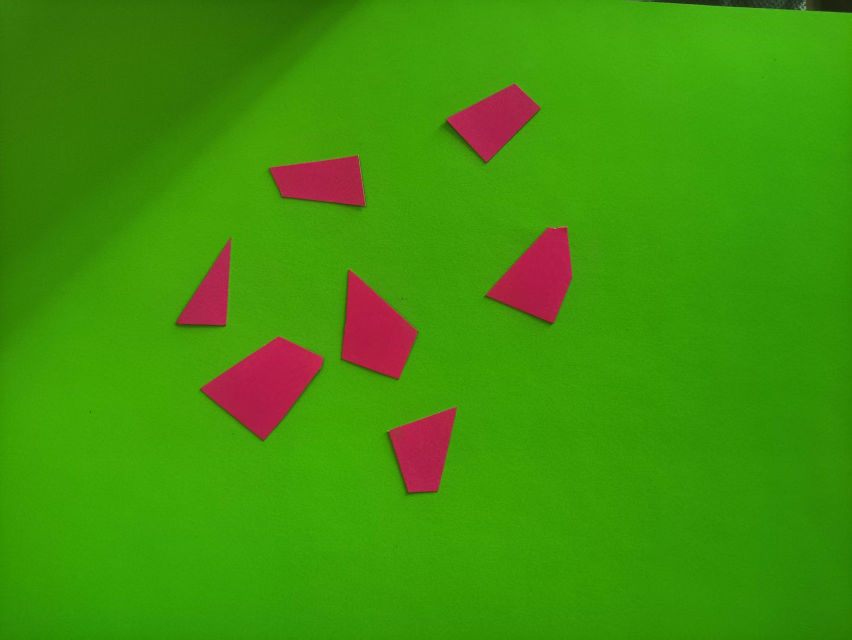
#> input picture 拼图还原项目/input/pieces.jpg, 1704 x 1279 px (shown at 1/2 size); its folder holds only this picture in this run
$ python irregular_cut.py --image '../../拼图还原项目/input/pieces.jpg'
#> lines starting #> are read from the running program, lines starting #| are printed output that depends on the picture; after the words box and inside, x2 and y2 are one past the last pixel; in counts of white or black regions, pixels touching at a corner belong together
### 拼图还原项目/src/assemble.py
"""把碎片拼成一个整体（仅按边长匹配，默认不镜像）。

匹配规则（边长匹配 + 拆纸的物理事实）：
    * 两块贴合时，两条边必须共线、方向相反、贴着同一侧（不镜像时不翻面）；
    * 贴合段至少覆盖较短那条边的一半，避免"擦边"的假贴合；
    * 允许一条边的端点落在另一条边的内部 —— 这就是拆解时的 T 型接缝，
      一块的顶点正好压在另一块的边上，于是两条边等于一条长边（如 1334+621≈1962）。

排序（只用于选"哪一种是真正的拼法"，不参与匹配判定）：
    空穴率↑ → 外轮廓周长↑ → 完全等长的接缝数↓

用法:
    python src/assemble.py --pieces out2/pieces.json --image input/pieces2.jpg --out out2
输出:
    out2/solution.json    最优拼法
    out2/10_assembled.png 拼好的图
    out2/11_candidates.png 前若干候选并排（便于核对）
"""
from __future__ import annotations

import argparse
import json
import math
import pathlib
import sys

import cv2
import numpy as np

sys.path.insert(0, str(pathlib.Path(__file__).resolve().parent))
import geometry as G  # noqa: E402

PALETTE = [
    (56, 56, 224), (0, 140, 255), (60, 180, 75), (200, 120, 20),
    (200, 60, 200), (30, 200, 200), (140, 60, 160), (0, 90, 200),
]


class Piece:
    def __init__(self, d):
        self.id = int(d["id"])
        self.poly = np.array(d["polygon"], float)
        self.area = float(d["area"])
        self.edges = list(d["edges"])
        self.n = len(self.poly)
        self.centroid = np.array(d["centroid"], float)


def world(piece: Piece, deg: float, t, mirror=False, scale=1.0) -> np.ndarray:
    S = np.array([[-1.0, 0.0], [0.0, 1.0]]) if mirror else np.eye(2)
    M = (G.rotation(deg) @ S) * scale
    return (M @ piece.poly.T).T + np.asarray(t, float)


def place_edge(piece: Piece, e_idx: int, ta, tb, anchor_a: bool):
    """把 piece 的第 e_idx 条边的 a 端贴到 ta（或 a 端贴 tb），方向反向，返回 (角度, 平移)。"""
    e = piece.edges[e_idx]
    a = np.array(e["a"], float)
    b = np.array(e["b"], float)
    ds = b - a
    ds /= np.linalg.norm(ds) + 1e-12
    dt = np.asarray(tb, float) - np.asarray(ta, float)
    dt /= np.linalg.norm(dt) + 1e-12
    # 反向贴合
    want = -dt
    dst = np.asarray(tb, float) if anchor_a else np.asarray(ta, float)
    ang = math.degrees(math.atan2(want[1], want[0]) - math.atan2(ds[1], ds[0])) % 360.0
    return ang, dst - G.rotation(ang) @ a


# [9 lines left out: function overlap_len, not called in this run]


class Enum:
    # [172 lines left out: functions __init__, candidates, run, score, draw, main, not called in this run]


# [2 lines that do not run on import are left out]

### 拼图还原项目/src/geometry.py
"""多边形几何工具：面积、边、内角、刚体变换。

坐标一律用图像像素坐标系（y 向下），多边形顶点按逆时针（CCW）排列。
"""
from __future__ import annotations

import math
from typing import List, Tuple

import cv2
import numpy as np

Point = Tuple[float, float]


def polygon_area(poly: np.ndarray) -> float:
    """鞋带公式，返回正值面积。"""
    x = poly[:, 0]
    y = poly[:, 1]
    return 0.5 * abs(float(np.dot(x, np.roll(y, -1)) - np.dot(y, np.roll(x, -1))))


# [12 lines left out: functions signed_area, ensure_ccw, not called in this run]


def centroid(poly: np.ndarray) -> np.ndarray:
    """多边形面积形心（不是顶点平均）。"""
    x = poly[:, 0]
    y = poly[:, 1]
    xn = np.roll(x, -1)
    yn = np.roll(y, -1)
    cross = x * yn - xn * y
    a = cross.sum() / 2.0
    if abs(a) < 1e-12:
        return poly.mean(axis=0)
    cx = ((x + xn) * cross).sum() / (6.0 * a)
    cy = ((y + yn) * cross).sum() / (6.0 * a)
    return np.array([cx, cy])


def perimeter(poly: np.ndarray) -> float:
    d = np.diff(np.vstack([poly, poly[:1]]), axis=0)
    return float(np.hypot(d[:, 0], d[:, 1]).sum())


def edges(poly: np.ndarray) -> List[dict]:
    """返回每条边的几何信息：端点、长度、方向角、中点。"""
    out = []
    n = len(poly)
    for i in range(n):
        a = poly[i]
        b = poly[(i + 1) % n]
        v = b - a
        length = float(np.hypot(*v))
        ang = math.degrees(math.atan2(v[1], v[0])) % 360.0
        out.append(
            {
                "index": i,
                "a": [float(a[0]), float(a[1])],
                "b": [float(b[0]), float(b[1])],
                "length": length,
                "angle": ang,
                "mid": [float((a[0] + b[0]) / 2), float((a[1] + b[1]) / 2)],
            }
        )
    return out


# [44 lines left out: functions interior_angles, drop_collinear, not called in this run]


def rotation(deg: float) -> np.ndarray:
    r = math.radians(deg)
    c, s = math.cos(r), math.sin(r)
    return np.array([[c, -s], [s, c]])


# [57 lines left out: functions transform_poly, bbox, to_pos, clip_halfplane, convex_overlap_area, hull_area, not called in this run]
try:
    from shapely.geometry import Polygon as _SPoly
except Exception:
    _SPoly = None


def poly_overlap_area(a, b) -> float:
    """任意（含凹）多边形的交叠面积；shapely 不可用时退回凸多边形近似。"""
    if _SPoly is None:
        return convex_overlap_area(a, b)
    pa = _SPoly(np.asarray(a, float))
    pb = _SPoly(np.asarray(b, float))
    if not pa.is_valid:
        pa = pa.buffer(0)
    if not pb.is_valid:
        pb = pb.buffer(0)
    return float(pa.intersection(pb).area)

### 纹理拼合/tools/irregular_cut.py
"""不规则切割 + 用 拼图还原项目 的 beam_search 拼回去。

和 纹理拼合/ 里的九宫格不同：这里把一张方图用 **Voronoi 分割** 切成 N 块多边形碎片
（每块的边数、形状、面积都不一样），完全不是矩形。然后把它们写成 拼图还原项目
认的 pieces.json 格式，直接调用项目自己的 `src/beam_search.py` 去拼 ——
用的是项目里的那套原理：边长/共线匹配、不许镜像、shapely 精确拒重叠、束搜索。

用法：
    # 单张，看效果（会写出 cut.png / assembled.png / report.json）
    python 纹理拼合/tools/irregular_cut.py --image 纹理拼合/照片/001.jpg --n 6 --out out_irr

    # 批量跑基准
    python 纹理拼合/tools/irregular_cut.py --bench --limit 20 --n 6
"""
from __future__ import annotations

import argparse
import json
import math
import subprocess
import sys
import tempfile
import time
from pathlib import Path

import cv2
import numpy as np
from scipy.spatial import Voronoi
from shapely.geometry import Polygon as SPoly, box as sbox

PROJ = Path(__file__).resolve().parents[2] / "拼图还原项目"
SRC = PROJ / "src"
sys.path.insert(0, str(SRC))
import geometry as G  # noqa: E402
from assemble import Piece, place_edge, world  # noqa: E402


# --------------------------------------------------------------------------
# 1) 不规则切割：Voronoi 分割一个正方形
# --------------------------------------------------------------------------
def voronoi_cut(size: int, n: int, rng: np.random.Generator) -> list[np.ndarray]:
    """把 [0,size]² 切成 n 块不规则多边形（Voronoi cell ∩ 正方形）。

    边界附近的 cell 在 scipy 里可能是无界的，所以在正方形外圈补一圈镜像点，
    让所有关心区域的 cell 都变成有限多边形。
    """
#> called with size = 600, n = 6
    pts = rng.uniform(0.10, 0.90, size=(n, 2)) * size
    far = size * 2.0
    extra = np.array([[-far, -far], [far, -far], [-far, far], [far, far],
                      [size / 2, -far], [size / 2, far],
                      [-far, size / 2], [far, size / 2]], float)
    vor = Voronoi(np.vstack([pts, extra]))
    square = sbox(0, 0, size, size)

    cells: list[np.ndarray] = []
    for i in range(n):
        region = vor.regions[vor.point_region[i]]
        if not region or -1 in region:
            continue
        poly = SPoly(vor.vertices[region]).buffer(0)
        cell = poly.intersection(square)
        if cell.is_empty:
            continue
        if cell.geom_type == "MultiPolygon":
            cell = max(cell.geoms, key=lambda g: g.area)
        if cell.geom_type != "Polygon" or len(cell.exterior.coords) < 4:
            continue
        cells.append(np.asarray(cell.exterior.coords[:-1], float))
    return cells


def to_pieces_json(cells: list[np.ndarray]) -> dict:
    """转成 拼图还原项目 的 pieces.json 结构（id / polygon / area / centroid / edges）。"""
    pieces = []
    for i, poly in enumerate(cells, start=1):
        if G.polygon_area(poly) < 0:                 # 统一成逆时针
            poly = poly[::-1]
        pieces.append({
            "id": i,
            "polygon": poly.tolist(),
            "area": float(G.polygon_area(poly)),
            "centroid": G.centroid(poly).tolist(),
            "edges": G.edges(poly),
        })
    return {"image": "", "pieces": pieces}


# --------------------------------------------------------------------------
# 2) 拼装：复用项目的 Piece / place_edge / world / poly_overlap_area，
#    但把「状态排序」从凸包空隙换成「对接边长不一致度」。
#
#    为什么必须换：beam_search.py 用 gap_pct（凸包空隙）给**部分拼装**打分。
#    不规则碎片零散摆几块时，凸包天然远大于已摆面积，空隙很大 —— 真解在中途
#    就被剪掉了（实测 6 块时真解根本不在 beam 里）。
#    换成边长一致度后，正确的对接会立刻拿到接近 0 的代价。
# --------------------------------------------------------------------------
def _expand(pieces, placed, polys, used, qid, cov, overlap_tol,
            img=None, tw: float = 0.0, tex_k: float = 0.35):
    """与 beam_search.expand 同构，额外返回这一对的代价。

    代价 = 形状项（边长不一致 + 贴合不完整）+ tw × 纹理项。
    形状项同时充当**候选生成与硬过滤**：边长差太大、贴合不足、穿透超限的直接丢弃，
    纹理无权把一个物理上放不进去的摆法救回来。
    """
    q = pieces[qid]
    out = []
    for k, (pid, ang_a, tx_a, ty_a) in enumerate(placed):
        pw = polys[k]
        p = pieces[pid]
        for ei in range(p.n):
            if ei in used[pid]:
                continue
            aw, bw = pw[ei], pw[(ei + 1) % p.n]
            La = float(np.linalg.norm(bw - aw))
            if La < 1e-6:
                continue
            u = (bw - aw) / La
            for fi in range(q.n):
                eb = q.edges[fi]
                Lb = float(eb["length"])
                for anchor in (True, False):
                    ang, t = place_edge(q, fi, aw, bw, anchor)
                    wq = world(q, ang, t)
                    qaw = (G.rotation(ang) @ np.asarray(eb["a"], float)) + np.asarray(t, float)
                    qbw = (G.rotation(ang) @ np.asarray(eb["b"], float)) + np.asarray(t, float)
                    proj = np.clip([((qaw - aw) @ u), ((qbw - aw) @ u)], 0, La)
                    shared = float(max(0.0, proj.max() - proj.min()))
                    if shared < cov * min(La, Lb):
                        continue
                    ca, cq = p.poly.mean(axis=0), wq.mean(axis=0)
                    sa = u[0] * (ca[1] - aw[1]) - u[1] * (ca[0] - aw[0])
                    sq = u[0] * (cq[1] - aw[1]) - u[1] * (cq[0] - aw[0])
                    if sa * sq >= 0:
                        continue
                    ov = sum(G.poly_overlap_area(wq, pp) for pp in polys)
                    if ov > overlap_tol * q.area:
                        continue
                    # --- 形状项 ---
                    seam = abs(La - Lb) / max(La, Lb)
                    seam += 0.5 * (1.0 - min(1.0, shared / min(La, Lb)))
                    # --- 纹理项（可选）：形状已放行之后，才用它区分"长度像但拼错" ---
                    if img is not None and tw:
                        seam += tw * _texture_cost(
                            img, (ang_a, tx_a, ty_a), (ang, float(t[0]), float(t[1])),
                            aw, bw, 1.0 if sa > 0 else -1.0, k=tex_k)
                    out.append((pid, ei, fi, ang, float(t[0]), float(t[1]), wq, seam))
    return out


# [54 lines left out: functions _sample, _texture_cost, not called in this run]


def assemble(pieces: dict, beam: int = 80, time_budget: float = 45.0,
             cov: float = 0.6, overlap_tol: float = 0.004,
             img=None, tw: float = 0.0, tex_k: float = 0.35) -> dict | None:
    ids = list(pieces)
    n = len(ids)
    seed = max(ids, key=lambda i: pieces[i].area)
    states = [([(seed, 0.0, 0.0, 0.0)],
               [world(pieces[seed], 0.0, (0.0, 0.0))],
               {pid: set() for pid in ids}, 0.0)]
    deadline = time.time() + time_budget

    for level in range(2, n + 1):
        cands = []
        for placed, polys, used, cost in states:
            done = {p[0] for p in placed}
            for qid in ids:
                if qid in done:
                    continue
                for pid, ei, fi, ang, tx, ty, wq, seam in _expand(
                        pieces, placed, polys, used, qid, cov, overlap_tol,
                        img=img, tw=tw, tex_k=tex_k):
                    nu = {k: set(v) for k, v in used.items()}
                    nu[pid].add(ei)
                    nu[qid] = {fi}
                    cands.append((placed + [(qid, ang, tx, ty)],
                                  polys + [wq], nu, cost + seam))
            if time.time() > deadline:
                break
        if not cands:
            return None
        cands.sort(key=lambda s: s[3])
        # 去重：同一套摆放（坐标四舍五入后一致）只留代价最低的
        seen, keep = set(), []
        for s in cands:
            sig = tuple(sorted((p[0], round(p[1], 1), round(p[2], 1), round(p[3], 1))
                               for p in s[0]))
            if sig in seen:
                continue
            seen.add(sig)
            keep.append(s)
            if len(keep) >= beam:
                break
        states = keep
        if time.time() > deadline:
            break

    full = [s for s in states if len(s[0]) == n]
    if not full:
        return None
    full.sort(key=lambda s: s[3])
    placed, polys, _used, cost = full[0]
    return {"placed": [list(p) for p in placed],
            "polys": [p.tolist() for p in polys],
            "seam": cost,
            "gap_pct": round(_gap_pct(polys), 2)}


# [43 lines left out: functions _gap_pct, run_beam, centroid_dist_matrix, verify, not called in this run]


# --------------------------------------------------------------------------
# 4) 可视化
# --------------------------------------------------------------------------
def _imwrite(path: Path, img: np.ndarray) -> None:
    """cv2.imwrite 在 Windows 下写不了含中文的路径，统一用 imencode + tofile。"""
    ok, buf = cv2.imencode(Path(path).suffix or ".png", img)
    if ok:
        buf.tofile(str(path))


def draw_cut(cells: list[np.ndarray], img_path: Path | None, size: int, path: Path) -> None:
#> called with size = 600
    base = np.full((size, size, 3), 24, np.uint8)
    src = None
    if img_path and img_path.exists():
        src = cv2.imdecode(np.fromfile(str(img_path), dtype=np.uint8), cv2.IMREAD_COLOR)
#> src is the input picture: shape (1279, 1704, 3); mean B, G, R 9.6, 146, 64.3
        if src is not None:
            src = cv2.resize(src, (size, size), interpolation=cv2.INTER_AREA)
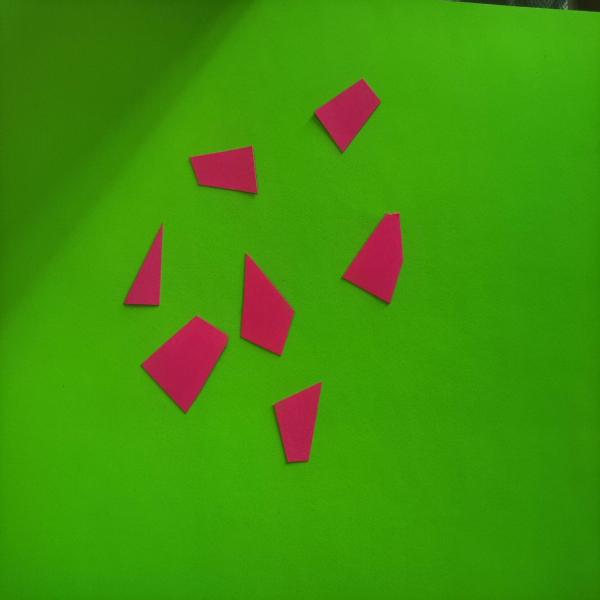
#> src: shape (600, 600, 3); mean B, G, R 9.6, 146, 64.3
            base = (src * 0.35).astype(np.uint8)
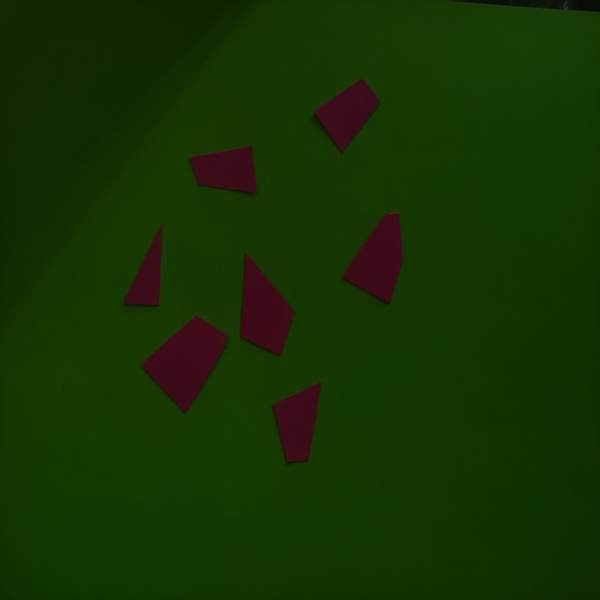
#> base: shape (600, 600, 3); mean B, G, R 2.9, 50.6, 22
    palette = [(235, 130, 60), (60, 160, 240), (90, 200, 120), (230, 160, 50),
               (200, 90, 220), (60, 220, 230), (180, 70, 180), (250, 150, 90),
               (120, 200, 90), (60, 120, 255)]
    for i, poly in enumerate(cells):
        p = np.round(poly).astype(np.int32)
        cv2.polylines(base, [p], True, palette[i % len(palette)], 2, cv2.LINE_AA)
        c = poly.mean(axis=0).astype(int)
        cv2.putText(base, str(i + 1), (c[0] - 8, c[1] + 8), cv2.FONT_HERSHEY_SIMPLEX,
                    0.9, (255, 255, 255), 2, cv2.LINE_AA)
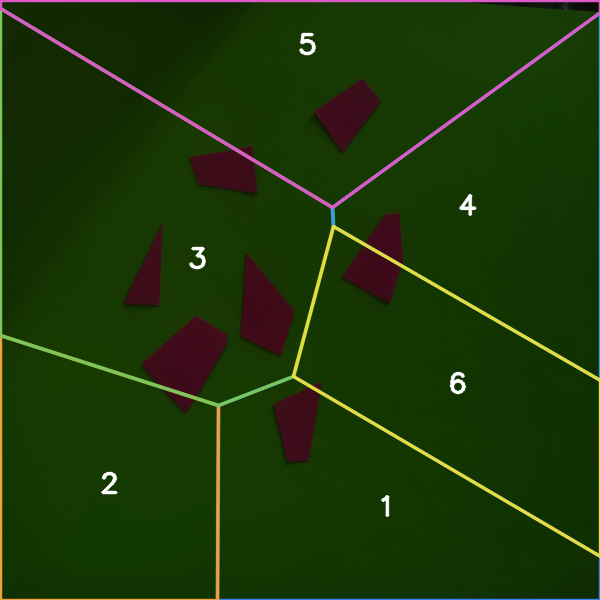
#> base: shape (600, 600, 3); 4.69% of pixels changed, all inside (x1, y1, x2, y2) = (0, 0, 600, 600)
    _imwrite(path, base)


# [31 lines left out: functions draw_assembled, _load_square, not called in this run]


def one(path: Path | None, n: int, size: int, time_budget: float, outdir: Path,
        seed: int, use_beam: bool = False,
        texture: bool = False, tw: float = 1.0) -> dict:
    rng = np.random.default_rng(seed)
    cells = voronoi_cut(size, n, rng)
    if len(cells) < 2:
        return {"ok": False, "error": "切割失败"}

    outdir.mkdir(parents=True, exist_ok=True)
    data = to_pieces_json(cells)
    pj = outdir / "pieces.json"
    pj.write_text(json.dumps(data, ensure_ascii=False), encoding="utf-8")
    draw_cut(cells, path, size, outdir / "cut.png")

    t0 = time.time()
    if use_beam:                       # 对照：项目原来的 beam_search（按凸包空隙排序）
        res = run_beam(pj, outdir, time_budget)
        if not res or "error" in res:
            return {"ok": False, "error": (res or {}).get("error", "beam 失败")}
        sols = res.get("solutions") or []
        if not sols:
            return {"ok": False, "error": "没有完整拼法"}
        sol = sols[0]
        n_sol = res.get("n", len(sols))
    else:                              # 本项目：按对接边长一致度排序
        pieces = {int(d["id"]): Piece(d) for d in data["pieces"]}
#> in __init__, `self.id = int(d["id"])`: self.id = 1
#> pieces = 6 items
        img = _load_square(path, size) if texture else None
        sol = assemble(pieces, beam=80, time_budget=max(10.0, time_budget * 3),
                       img=img, tw=tw)
#> in assemble, `ids = list(pieces)`: ids = [1, 2, 3, 4, 5, 6]
#> in assemble, `n = len(ids)`: n = 6
#> in assemble, `seed = max(ids, key=lambda i: pieces[i].area)`: seed = 3
        if sol is None:
            return {"ok": False, "error": "没有完整拼法"}
        n_sol = 1

    cost = time.time() - t0
    verd = verify(cells, sol)
    draw_assembled(sol["polys"], outdir / "assembled.png")
    (outdir / "report.json").write_text(
        json.dumps({"ok": verd["ok"], "max_rel_dist_err": verd["max_rel_dist_err"],
                    "seam": sol.get("seam"), "gap_pct": sol.get("gap_pct"),
                    "pieces": len(cells), "seconds": round(cost, 1)},
                   ensure_ascii=False, indent=2), encoding="utf-8")
    return {"ok": verd["ok"], "max_rel_dist_err": verd["max_rel_dist_err"],
            "gap_pct": sol.get("gap_pct"), "seam": sol.get("seam"),
            "n_sol": n_sol, "seconds": round(cost, 1), "pieces": len(cells)}


def main() -> int:
    ap = argparse.ArgumentParser(description="不规则切割 + 拼图还原项目 beam_search 拼回")
    ap.add_argument("--image", default=None, help="输入方图；不给就切空白色块")
    ap.add_argument("--n", type=int, default=6, help="切几块（不规则多边形）")
    ap.add_argument("--size", type=int, default=600)
    ap.add_argument("--out", default=None, help="输出目录（默认临时目录）")
    ap.add_argument("--time", type=float, default=6.0, help="每张图的束搜索预算（秒）")
    ap.add_argument("--seed", type=int, default=1)
    ap.add_argument("--bench", action="store_true", help="跑 照片/ 目录的批量基准")
    ap.add_argument("--limit", type=int, default=10)
    ap.add_argument("--use-beam", action="store_true",
                    help="对照组：改用项目原来的 beam_search.py（按凸包空隙排序，预期会拼错）")
    ap.add_argument("--texture", action="store_true",
                    help="形状过滤之后再叠加纹理代价（默认关，纯形状）")
    ap.add_argument("--texture-weight", type=float, default=1.0,
                    help="纹理项权重 tw（代价 = 形状项 + tw × 纹理项）")
    args = ap.parse_args()

    if args.bench:
        photos = sorted(Path("纹理拼合/照片").glob("*.jpg"))[: args.limit]
        ok = 0
        print("%-10s %-6s %-8s %-10s %s" % ("照片", "块数", "耗时", "质心误差", "结果"))
        print("-" * 56)
        for i, f in enumerate(photos):
            out = Path(tempfile.gettempdir()) / f"irr_{f.stem}"
            r = one(f, args.n, args.size, args.time, out, seed=i + 1,
                    use_beam=args.use_beam, texture=args.texture,
                    tw=args.texture_weight)
            if r.get("ok"):
                ok += 1
                print("%-10s %-6d %-8s %-10s ✓ %d 种拼法，空隙 %s%%"
                      % (f.name, r["pieces"], str(r["seconds"]) + "s",
                         "%.4f" % r["max_rel_dist_err"], r["n_sol"], r["gap_pct"]))
            else:
                print("%-10s %-6s %-8s %-10s ✗ %s"
                      % (f.name, r.get("pieces", "-"), r.get("seconds", "-"),
                         "%.4f" % r.get("max_rel_dist_err", 0) if "max_rel_dist_err" in r else "-",
                         r.get("error", "")))
        print()
        print("成功率 %d/%d = %.0f%%" % (ok, len(photos), 100.0 * ok / max(1, len(photos))))
        return 0

    outdir = Path(args.out) if args.out else Path(tempfile.gettempdir()) / "irregular_demo"
    r = one(Path(args.image) if args.image else None, args.n, args.size,
            args.time, outdir, args.seed, use_beam=args.use_beam,
            texture=args.texture, tw=args.texture_weight)
    print(json.dumps(r, ensure_ascii=False, indent=2))
    print("输出目录：", outdir)
    return 0 if r.get("ok") else 1


if __name__ == "__main__":
#> (the run stopped early here; a loop or call above may not have finished)
